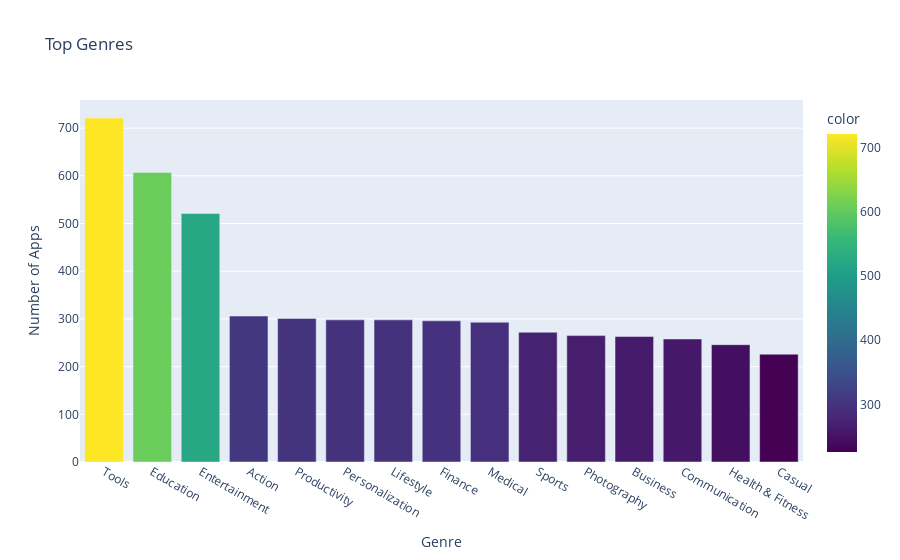

Here is the notebook cell this chart was saved with:
### Markdown cell above
**Challenge**: Can you create this chart with the Series containing the genre data? 

<img src=https://imgur.com/DbcoQli.png width=400>

Try experimenting with the built in colour scales in Plotly. You can find a full list [here](https://plotly.com/python/builtin-colorscales/). 

* Find a way to set the colour scale using the color_continuous_scale parameter. 
* Find a way to make the color axis disappear by using coloraxis_showscale.

### Code cell
bar = px.bar(x = num_genres.index[:15], # index = category name
            y = num_genres.values[:15], # count
            title='Top Genres',
            hover_name=num_genres.index[:15],
            color=num_genres.values[:15],
            color_continuous_scale='viridis')

bar.update_layout(xaxis_title='Genre', yaxis_title='Number of Apps', coloraxis_showscale=True)

bar.show()

### Figure 1 — Plotly figure (JSON) as saved in the notebook; plotly's stock layout.template omitted (floating-point values rounded to 4 significant figures)
{"data": [{"alignmentgroup": "True", "hovertemplate": "<b>%{hovertext}</b><br><br>x=%{x}<br>y=%{y}<br>color=%{marker.color}<extra></extra>", "hovertext": ["Tools", "Education", "Entertainment", "Action", "Productivity", "Personalization", "Lifestyle", "Finance", "Medical", "Sports", "Photography", "Business", "Communication", "Health & Fitness", "Casual"], "legendgroup": "", "marker": {"color": [721, 607, 521, 306, 301, 298, 298, 296, 293, 272, 265, 263, 258, 246, 226], "coloraxis": "coloraxis", "pattern": {"shape": ""}}, "name": "", "offsetgroup": "", "orientation": "v", "showlegend": false, "textposition": "auto", "type": "bar", "x": ["Tools", "Education", "Entertainment", "Action", "Productivity", "Personalization", "Lifestyle", "Finance", "Medical", "Sports", "Photography", "Business", "Communication", "Health & Fitness", "Casual"], "xaxis": "x", "y": [721, 607, 521, 306, 301, 298, 298, 296, 293, 272, 265, 263, 258, 246, 226], "yaxis": "y"}], "layout": {"autosize": true, "barmode": "relative", "coloraxis": {"colorbar": {"title": {"text": "color"}}, "colorscale": [[0, "#440154"], [0.1111, "#482878"], [0.2222, "#3e4989"], [0.3333, "#31688e"], [0.4444, "#26828e"], [0.5556, "#1f9e89"], [0.6667, "#35b779"], [0.7778, "#6ece58"], [0.8889, "#b5de2b"], [1, "#fde725"]], "showscale": true}, "legend": {"tracegroupgap": 0}, "title": {"text": "Top Genres"}, "xaxis": {"anchor": "y", "autorange": true, "domain": [0, 1], "range": [-0.5, 14.5], "title": {"text": "Genre"}, "type": "category"}, "yaxis": {"anchor": "x", "autorange": true, "domain": [0, 1], "range": [0, 758.9], "title": {"text": "Number of Apps"}, "type": "linear"}}}
